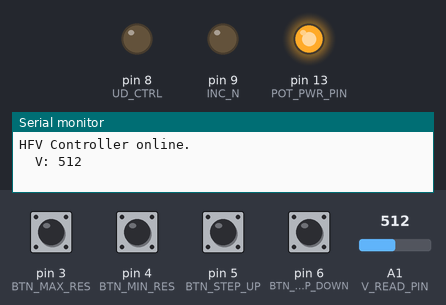
Bench run of a sketch on a simulated Arduino Uno, built with avr-gcc and run on an emulated ATmega328P. Shown: output pins drawn as LEDs (lit = HIGH), the last lines printed to the serial monitor. Dashed ring = blinking. Inputs (shaded band) come from the test bench; at power-on: pin 3 (BTN_MAX_RES), pin 4 (BTN_MIN_RES), pin 5 (BTN_STEP_UP), pin 6 (BTN_STEP_DOWN) LOW, A1 (V_READ_PIN) = 512. Pins used as bus, display or sensor lines are not drawn.

Above: at 1.3 s.
1.4 s: pin 5 (BTN_STEP_UP) pulled HIGH for 0.65 s
At 2.9 s:
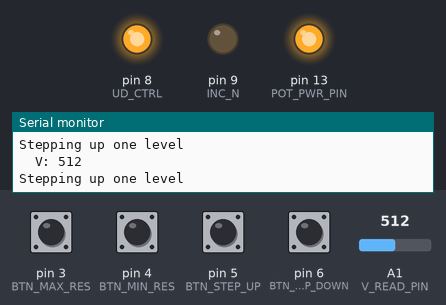
3.5 s: pin 4 (BTN_MIN_RES) pulled HIGH for 0.65 s
At 5.0 s:
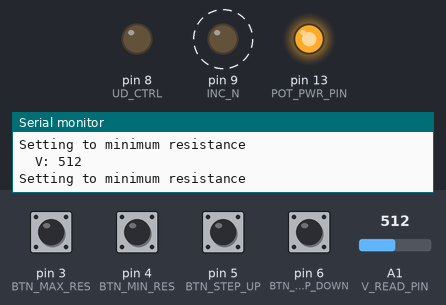
5.9 s: pin 3 (BTN_MAX_RES) pulled HIGH for 0.65 s
At 6.6 s:
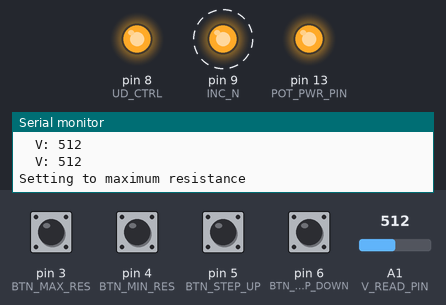
8.0 s: pin 6 (BTN_STEP_DOWN) pulled HIGH for 0.65 s
At 8.6 s:
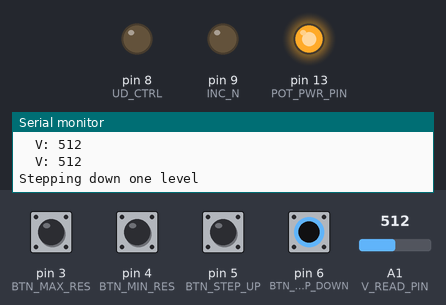
10.1 s: pin 3 (BTN_MAX_RES) pulled HIGH for 1 s
At 11.5 s:
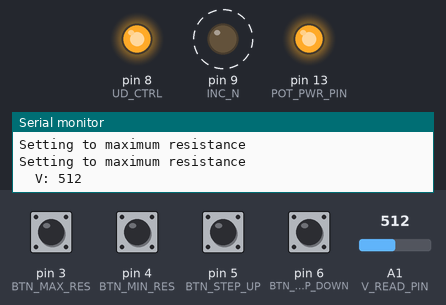
12.6 s: pin 4 (BTN_MIN_RES) pulled HIGH for 1 s
At 14.7 s:
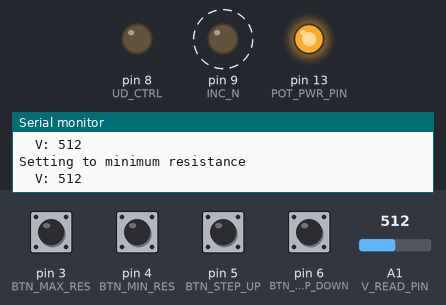
Timing chart, 0 to 16.1 s (numbered marks = the images above; inputs shaded):
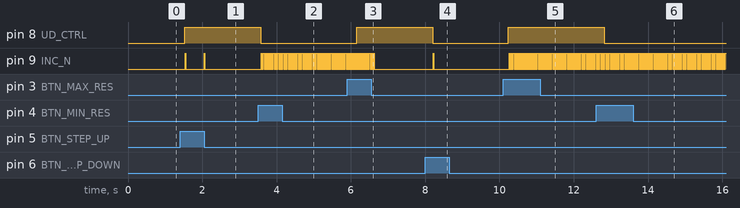

Measured:
- after the input at 1.4 s, pin 8 (UD_CTRL): LOW → HIGH after 0.13 s; pin 9 (INC_N): alternates HIGH for 0.02 s and LOW for 0.50 s, 4 changes in all, then stays LOW, starting after 0.14 s
- after the input at 3.5 s, pin 8 (UD_CTRL): HIGH → LOW after 0.07 s; pin 9 (INC_N): alternates HIGH for 0.02 s and LOW for 0.02 s, starting after 0.09 s
- after the input at 5.9 s, pin 8 (UD_CTRL): LOW → HIGH after 0.26 s
- after the input at 8.0 s, pin 8 (UD_CTRL): HIGH → LOW after 0.20 s; pin 9 (INC_N): LOW → HIGH after 0.21 s, → LOW 0.02 s later
- after the input at 10.1 s, pin 8 (UD_CTRL): LOW → HIGH after 0.14 s; pin 9 (INC_N): alternates HIGH for 0.02 s and LOW for 0.02 s, starting after 0.16 s
- after the input at 12.6 s, pin 8 (UD_CTRL): HIGH → LOW after 0.23 s

The sketch:

HFV_Driver.ino
```cpp
#define BTN_MAX_RES     3
#define BTN_MIN_RES     4
#define BTN_STEP_UP     5
#define BTN_STEP_DOWN   6
#define BTN_NO_CHANGE   0

#define V_READ_PIN      A1
#define POT_PWR_PIN     13

#define CS_N            7
#define UD_CTRL         8
#define INC_N           9

#define NUM_PLACES      100
#define STD_DELAY       15

#define BTN_CHECK_INTERVAL    500 // ms
#define V_READ_INTERVAL       1000

int state = BTN_NO_CHANGE;

void setup() {
  Serial.begin(9600);
  while (!Serial);

  pinMode(BTN_MAX_RES, INPUT);
  pinMode(BTN_MIN_RES, INPUT);
  pinMode(BTN_STEP_UP, INPUT);
  pinMode(BTN_STEP_DOWN, INPUT);


  pinMode(CS_N, OUTPUT);
  pinMode(UD_CTRL, OUTPUT);
  pinMode(INC_N, OUTPUT);
  pinMode(POT_PWR_PIN, OUTPUT);

  digitalWrite(INC_N, LOW);
  digitalWrite(POT_PWR_PIN, HIGH);
  delay(100);

  Serial.println("HFV Controller online.");
}

void loop() {
  unsigned long currentTime = millis();

  updateButton(currentTime);
  checkVoltageIn(currentTime);
}

void checkVoltageIn(unsigned long currentTime) {
  static unsigned long lastVRead = 0;

  if (currentTime - lastVRead > V_READ_INTERVAL) {
    int sensorValue = analogRead(V_READ_PIN);
    Serial.print("\tV: ");
    Serial.println(sensorValue);
    lastVRead = currentTime;
  }
}

void updateButton(unsigned long currentTime) {
  static int placeCtr = 0;
  static unsigned long lastBtnCheck = 0;

  if (currentTime - lastBtnCheck > BTN_CHECK_INTERVAL) {
    if (digitalRead(BTN_MAX_RES) == HIGH) {
      state = BTN_MAX_RES;
      Serial.println("Setting to maximum resistance");
      digitalWrite(CS_N, LOW);
      digitalWrite(UD_CTRL, HIGH);
      delay(STD_DELAY);
    } else if (digitalRead(BTN_MIN_RES) == HIGH) {
      state = BTN_MIN_RES;
      Serial.println("Setting to minimum resistance");
      digitalWrite(CS_N, LOW);
      digitalWrite(UD_CTRL, LOW);
      delay(STD_DELAY);
    } else if (digitalRead(BTN_STEP_UP) == HIGH) {
      state = BTN_STEP_UP;
      Serial.println("Stepping up one level");
      digitalWrite(CS_N, LOW);
      digitalWrite(UD_CTRL, HIGH);
      delay(STD_DELAY);
    } else if (digitalRead(BTN_STEP_DOWN) == HIGH) {
      state = BTN_STEP_DOWN;
      Serial.println("Stepping down one level");
      digitalWrite(CS_N, LOW);
      digitalWrite(UD_CTRL, LOW);
      delay(STD_DELAY);
    }

    lastBtnCheck = currentTime;
  }

  switch (state) {
  case BTN_MAX_RES:
  case BTN_MIN_RES:
    digitalWrite(INC_N, HIGH);
    delay(STD_DELAY);
    digitalWrite(INC_N, LOW);
    delay(STD_DELAY);

    if (placeCtr++ >= NUM_PLACES) {
      placeCtr = 0;
      state = BTN_NO_CHANGE;
    }

    break;

  case BTN_STEP_UP:
  case BTN_STEP_DOWN:
    digitalWrite(INC_N, HIGH);
    delay(STD_DELAY);
    digitalWrite(INC_N, LOW);
    delay(STD_DELAY);
    state = BTN_NO_CHANGE;

    break;
  default:
    digitalWrite(CS_N, HIGH);
    delay(STD_DELAY);
  }
}
```
